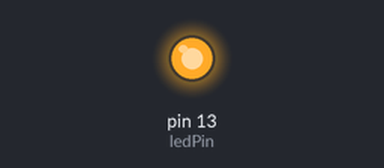
A sketch run on a simulated Arduino Uno, built with avr-gcc and run on an emulated ATmega328P. Parts: output pins drawn as LEDs (lit = HIGH).

Above: at 0.12 s.
At 11.3 s:
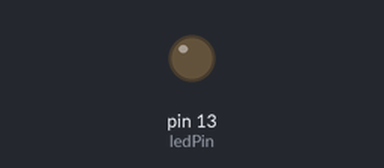
Timing chart, 0 to 16.9 s (numbered marks = the images above):
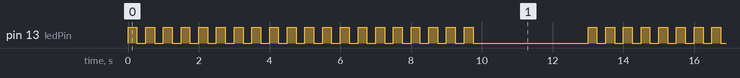

Measured:
- by itself, pin 13 (ledPin): repeats every 13.0 s: HIGH 0.25 s, LOW 3.3 s, 19 × (HIGH 0.25 s, LOW 0.25 s)
- by itself, everything shown: repeats every 13.0 s, in 40 steps

The sketch:

03_01_blink_function.ino
```cpp
// 03_01_blink_function

const int ledPin = 13;
const int delayPeriod = 250;

void setup() {
  pinMode(ledPin, OUTPUT);
}

void loop() {
  for (int i = 0; i < 20; i ++) {
    flash();
  }
 delay(3000);
}

void flash() {
   digitalWrite(ledPin, HIGH);
   delay(delayPeriod);
   digitalWrite(ledPin, LOW);
   delay(delayPeriod);
}
```
